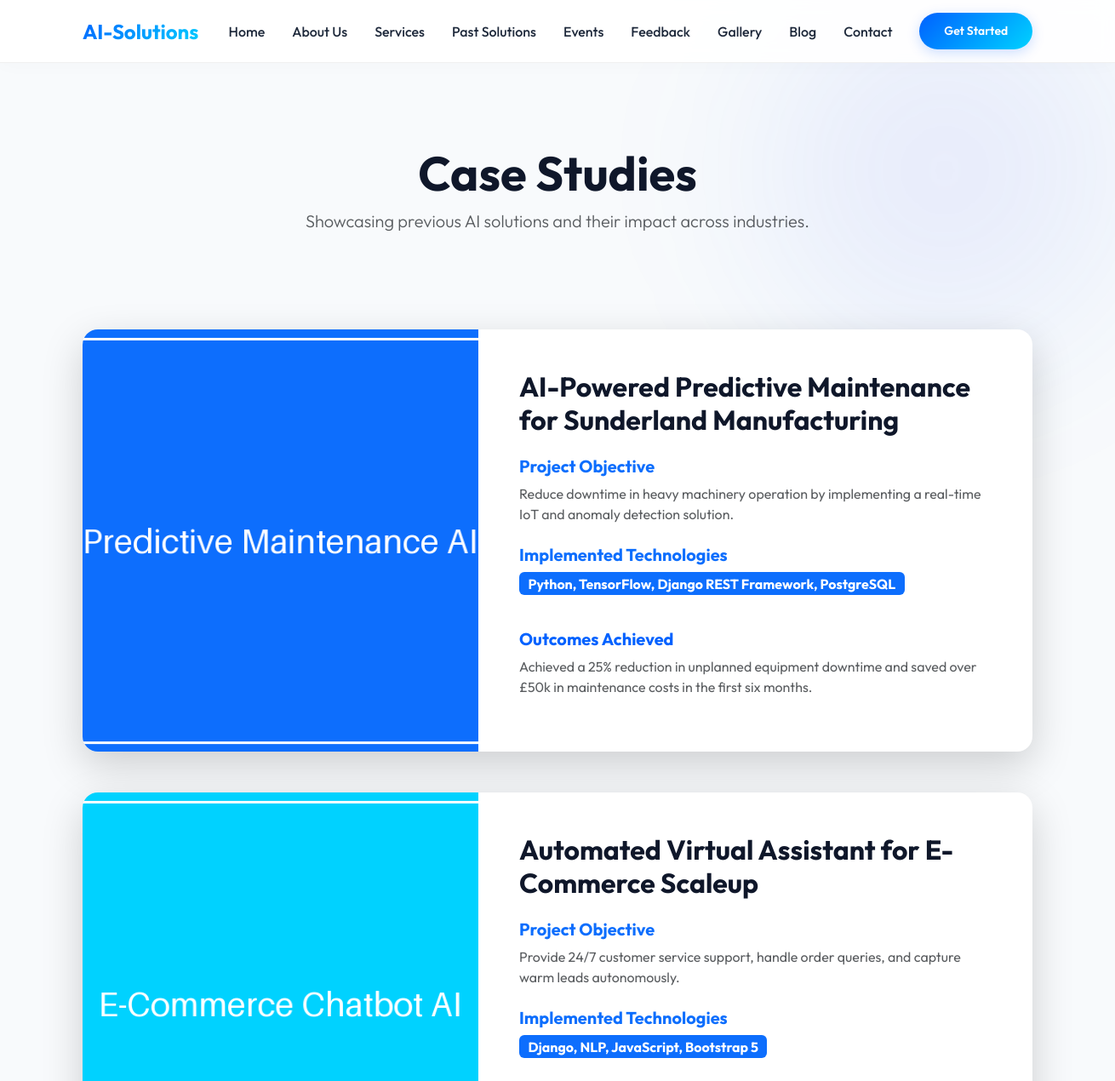
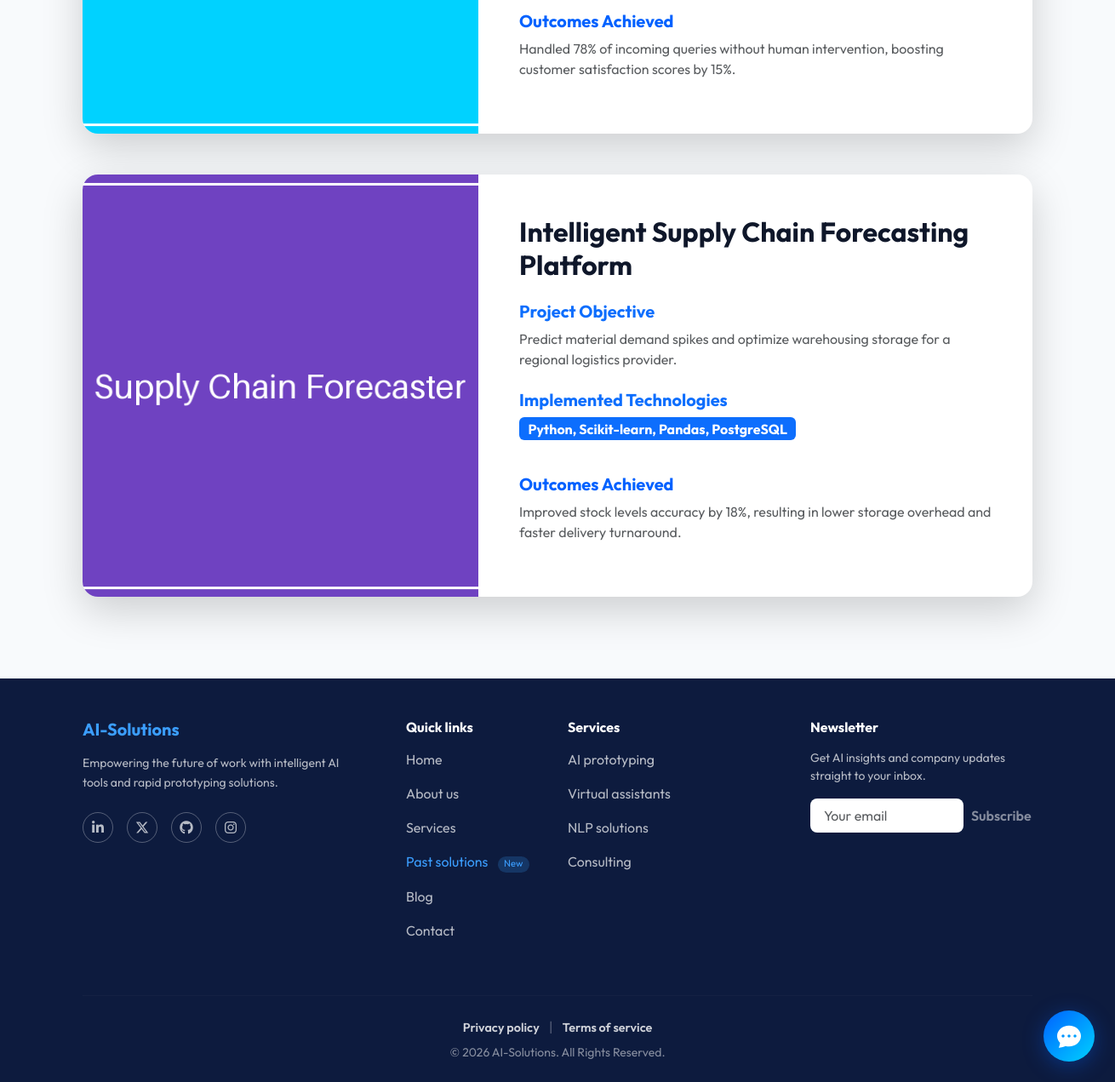
/case-studies/, run on the app's committed database (2 pictures, top to bottom).
### core/models.py (models this page shows, shortened)
class CaseStudy(models.Model):
    title = models.CharField(max_length=255)
    objective = models.TextField()
    technologies_used = models.CharField(max_length=255)
    outcomes = models.TextField()
    image = models.ImageField(upload_to='case_studies/', blank=True, null=True)
    created_at = models.DateTimeField(auto_now_add=True)

### core/views.py (the view)
# urls.py: path('case-studies/', views.CaseStudyListView.as_view(), name='case_studies'),
class CaseStudyListView(ListView):
    model = CaseStudy
    template_name = 'core/case_studies.html'
    context_object_name = 'case_studies'

### templates/core/case_studies.html (shortened to what this page needs)
{% extends 'base.html' %}
{% block content %}
<div class="row mb-5 py-5 text-center">
    <div class="col-12">
        <h1 class="display-4 fw-bold">Case Studies</h1>
        <p class="lead text-muted">Showcasing previous AI solutions and their impact across industries.</p>
    </div>
</div>
<div class="row">
    {% if case_studies %}
        {% for cs in case_studies %}
        <div class="col-lg-12 mb-5">
            <div class="glass-card shadow-lg p-0 border-0 overflow-hidden">
                <div class="row g-0">
                    <div class="col-md-5">
                        {% if cs.image %}
                        <img src="{{ cs.image.url }}" class="img-fluid w-100 h-100" style="object-fit: cover;" alt="{{ cs.title }}">
                        {% else %}
                        <div class="bg-secondary w-100 h-100 d-flex align-items-center justify-content-center">
                            <span class="display-1">📁</span>
                        </div>
                        {% endif %}
                    </div>
                    <div class="col-md-7 p-5">
                        <h2 class="fw-bold mb-4">{{ cs.title }}</h2>
                        <div class="mb-4">
                            <h5 class="text-primary fw-bold">Project Objective</h5>
                            <p class="text-muted">{{ cs.objective }}</p>
                        </div>
                        <div class="mb-4">
                            <h5 class="text-primary fw-bold">Implemented Technologies</h5>
                            <p class="badge bg-primary fs-6 me-2">{{ cs.technologies_used }}</p>
                        </div>
                        <div class="mb-0">
                            <h5 class="text-accent fw-bold">Outcomes Achieved</h5>
                            <p class="text-muted">{{ cs.outcomes }}</p>
                        </div>
                    </div>
                </div>
            </div>
        </div>
        {% endfor %}
    {% endif %}
</div>
{% endblock %}

### templates/base.html (shortened to what this page needs)
<!DOCTYPE html>
<html lang="en">
<head>
    <link href="https://cdn.jsdelivr.net/npm/bootstrap@5.3.0/dist/css/bootstrap.min.css" rel="stylesheet">
    <link rel="stylesheet" href="https://cdn.jsdelivr.net/npm/bootstrap-icons@1.11.3/font/bootstrap-icons.min.css">
    <link rel="stylesheet" href="https://cdnjs.cloudflare.com/ajax/libs/font-awesome/6.5.0/css/all.min.css">
</head>
<body>
    <div class="hero-glow"></div>
    <nav class="navbar navbar-expand-lg premium-nav sticky-top">
        <div class="container">
            <a class="navbar-brand" href="{% url 'home' %}">AI-Solutions</a>
            <div class="custom-nav-menu" id="nav-menu">
                <ul class="navbar-nav ms-auto align-items-center custom-nav-list">
                    <li class="nav-item"><a class="nav-link {% if request.resolver_match.url_name == 'home' %}active{% endif %}" href="{% url 'home' %}">Home</a></li>
                    <li class="nav-item"><a class="nav-link {% if request.resolver_match.url_name == 'about' %}active{% endif %}" href="{% url 'about' %}">About Us</a></li>
                    <li class="nav-item"><a class="nav-link {% if request.resolver_match.url_name == 'services' %}active{% endif %}" href="{% url 'services' %}">Services</a></li>
                    <li class="nav-item"><a class="nav-link {% if request.resolver_match.url_name == 'past_solutions' %}active{% endif %}" href="{% url 'past_solutions' %}">Past Solutions</a></li>
                    <li class="nav-item"><a class="nav-link {% if request.resolver_match.url_name == 'events' %}active{% endif %}" href="{% url 'events' %}">Events</a></li>
                    <li class="nav-item"><a class="nav-link {% if request.resolver_match.url_name == 'feedback' %}active{% endif %}" href="{% url 'feedback' %}">Feedback</a></li>
                    <li class="nav-item"><a class="nav-link {% if request.resolver_match.url_name == 'gallery' %}active{% endif %}" href="{% url 'gallery' %}">Gallery</a></li>
                    <li class="nav-item"><a class="nav-link {% if request.resolver_match.url_name == 'blog' %}active{% endif %}" href="{% url 'blog' %}">Blog</a></li>
                    <li class="nav-item me-2"><a class="nav-link {% if request.resolver_match.url_name == 'contact' %}active{% endif %}" href="{% url 'contact' %}">Contact</a></li>
                    {% if user.is_authenticated %}
                    <li class="nav-item"><a class="nav-link btn btn-sm btn-outline-primary px-3 py-1 me-2" href="{% url 'dashboard' %}">Dashboard</a></li>
                    <li class="nav-item"><a class="nav-link text-danger fw-bold" href="{% url 'dashboard_logout' %}">Logout</a></li>
                    {% else %}
                    <li class="nav-item"><a class="btn btn-premium btn-sm ms-2" href="{% url 'contact' %}">Get Started</a></li>
                    {% endif %}
                </ul>
            </div>
        </div>
    </nav>
    <main class="container mt-5">
        {% block content %}{% endblock %}
    </main>
    <footer class="pt-5 pb-4 mt-5 border-0" style="background: #0d1b3e; color: #f8fafc;">
        <div class="container">
            <div class="row g-4 mb-5">
                <div class="col-lg-4 col-md-6 text-center text-md-start">
                    <h5 class="fw-bold mb-3" style="color: #3b9eff;">AI-Solutions</h5>
                    <p class="small mb-4 col-md-11" style="line-height: 1.6; color: rgba(255,255,255,0.7);">
                        Empowering the future of work with intelligent AI tools and rapid prototyping solutions.
                    </p>
                    <div class="d-flex gap-3 justify-content-center justify-content-md-start">
                        <a href="https://www.linkedin.com" target="_blank" rel="noopener noreferrer" class="rounded-circle d-flex align-items-center justify-content-center p-0" style="width: 36px; height: 36px; border: 1px solid rgba(255,255,255,0.3); color: rgba(255,255,255,0.7); text-decoration: none;" aria-label="LinkedIn">
                            <i class="fab fa-linkedin-in"></i>
                        </a>
                        <a href="https://x.com" target="_blank" rel="noopener noreferrer" class="rounded-circle d-flex align-items-center justify-content-center p-0" style="width: 36px; height: 36px; border: 1px solid rgba(255,255,255,0.3); color: rgba(255,255,255,0.7); text-decoration: none;" aria-label="X (Twitter)">
                            <i class="fab fa-x-twitter"></i>
                        </a>
                        <a href="https://github.com" target="_blank" rel="noopener noreferrer" class="rounded-circle d-flex align-items-center justify-content-center p-0" style="width: 36px; height: 36px; border: 1px solid rgba(255,255,255,0.3); color: rgba(255,255,255,0.7); text-decoration: none;" aria-label="GitHub">
                            <i class="fab fa-github"></i>
                        </a>
                        <a href="https://www.instagram.com" target="_blank" rel="noopener noreferrer" class="rounded-circle d-flex align-items-center justify-content-center p-0" style="width: 36px; height: 36px; border: 1px solid rgba(255,255,255,0.3); color: rgba(255,255,255,0.7); text-decoration: none;" aria-label="Instagram">
                            <i class="fab fa-instagram"></i>
                        </a>
                    </div>
                </div>
                <div class="col-lg-2 col-md-6 col-6">
                    <h6 class="fw-bold mb-3 text-white">Quick links</h6>
                    <ul class="list-unstyled mb-0">
                        <li class="mb-3"><a href="{% url 'home' %}" class="text-decoration-none" style="color: rgba(255,255,255,0.7);">Home</a></li>
                        <li class="mb-3"><a href="{% url 'about' %}" class="text-decoration-none" style="color: rgba(255,255,255,0.7);">About us</a></li>
                        <li class="mb-3"><a href="{% url 'services' %}" class="text-decoration-none" style="color: rgba(255,255,255,0.7);">Services</a></li>
                        <li class="mb-3">
                            <a href="{% url 'past_solutions' %}" class="text-decoration-none" style="color: #3b9eff;">Past solutions</a>
                            <span class="badge rounded-pill ms-2" style="background: rgba(59,158,255,0.2); color: #3b9eff; font-weight: normal; font-size: 0.7rem;">New</span>
                        </li>
                        <li class="mb-3"><a href="{% url 'blog' %}" class="text-decoration-none" style="color: rgba(255,255,255,0.7);">Blog</a></li>
                        <li class="mb-3"><a href="{% url 'contact' %}" class="text-decoration-none" style="color: rgba(255,255,255,0.7);">Contact</a></li>
                    </ul>
                </div>
                <div class="col-lg-3 col-md-6 col-6">
                    <h6 class="fw-bold mb-3 text-white">Services</h6>
                    <ul class="list-unstyled mb-0">
                        <li class="mb-3"><a href="{% url 'services' %}" class="text-decoration-none" style="color: rgba(255,255,255,0.7);">AI prototyping</a></li>
                        <li class="mb-3"><a href="{% url 'services' %}" class="text-decoration-none" style="color: rgba(255,255,255,0.7);">Virtual assistants</a></li>
                        <li class="mb-3"><a href="{% url 'services' %}" class="text-decoration-none" style="color: rgba(255,255,255,0.7);">NLP solutions</a></li>
                        <li class="mb-3"><a href="{% url 'services' %}" class="text-decoration-none" style="color: rgba(255,255,255,0.7);">Consulting</a></li>
                    </ul>
                </div>
                <div class="col-lg-3 col-md-6">
                    <h6 class="fw-bold mb-3 text-white">Newsletter</h6>
                    <p class="small mb-3" style="color: rgba(255,255,255,0.7);">
                        Get AI insights and company updates straight to your inbox.
                    </p>
                    <form id="newsletter-form" class="mt-2" novalidate>
                        <div class="d-flex align-items-center gap-2">
                            <input type="email" id="newsletter-email" class="form-control border-0 px-3 py-2" style="border-radius: 8px; max-width: 180px;" placeholder="Your email" required>
                            <button class="btn btn-link text-decoration-none p-0 fw-semibold" style="color: rgba(255,255,255,0.5);" type="submit">Subscribe</button>
                        </div>
                    </form>
                </div>
            </div>
            <hr class="my-4" style="border-color: rgba(255,255,255,0.1);">
            <div class="row">
                <div class="col-12 text-center">
                    <div class="mb-2">
                        <a href="{% url 'privacy_policy' %}" class="text-decoration-none fw-semibold" style="color: rgba(255,255,255,0.8); font-size: 0.9rem;">Privacy policy</a>
                        <span class="mx-2" style="color: rgba(255,255,255,0.3);">|</span>
                        <a href="{% url 'terms_of_service' %}" class="text-decoration-none fw-semibold" style="color: rgba(255,255,255,0.8); font-size: 0.9rem;">Terms of service</a>
                    </div>
                    <p class="mb-0 small" style="color: rgba(255,255,255,0.5);">&copy; 2026 AI-Solutions. All Rights Reserved.</p>
                </div>
            </div>
        </div>
    </footer>
    <div id="chatbot-widget">
        <div class="chatbot-btn" onclick="toggleChat()">
        </div>
    </div>
</body>
</html>

### templates/base.html (style rules this page uses)
:root { --primary-color: #0061FF; --primary-gradient: linear-gradient(135deg, #0061FF 0%, #00d2ff 100%); --bg-color: #f8fafc; --card-bg: #ffffff; --text-main: #1e293b; --text-heading: #0f172a; --text-muted: #64748b; --border-color: rgba(0, 0, 0, 0.06); }
body { font-family: 'Outfit', sans-serif; background-color: var(--bg-color); color: var(--text-main); overflow-x: hidden; -webkit-font-smoothing: antialiased; }
.hero-glow { position: absolute; width: 600px; height: 600px; background: radial-gradient(circle, rgba(99, 102, 241, 0.12) 0%, rgba(0, 97, 255, 0.04) 50%, transparent 70%); z-index: -1; top: -100px; right: -100px; filter: blur(80px); pointer-events: none; }
.premium-nav { background: rgba(255, 255, 255, 0.9); backdrop-filter: blur(10px); border-bottom: 1px solid var(--border-color); padding: 0.85rem 0; box-shadow: 0 4px 20px rgba(0, 0, 0, 0.02); }
.navbar-brand { font-weight: 700; font-size: 1.5rem; background: var(--primary-gradient); -webkit-background-clip: text; -webkit-text-fill-color: transparent; }
.nav-link { color: var(--text-main) !important; font-weight: 500; transition: color 0.25s ease, border-color 0.25s ease; padding: 0.5rem 1rem 0.35rem 1rem !important; border-bottom: 2px solid transparent; }
.glass-card { background: var(--card-bg); border: 1px solid var(--border-color); border-radius: 18px; padding: 2.2rem; box-shadow: 0 10px 30px rgba(0, 0, 0, 0.02); transition: transform 0.3s cubic-bezier(0.16, 1, 0.3, 1), box-shadow 0.3s ease, border-color 0.3s ease; }
.btn-premium { background: var(--primary-gradient); border: none; color: white !important; padding: 0.7rem 1.8rem; border-radius: 50px; font-weight: 600; transition: transform 0.2s ease, box-shadow 0.2s ease; box-shadow: 0 4px 15px rgba(0, 97, 255, 0.2); }
footer { border-top: 1px solid var(--border-color); padding: 3rem 0; margin-top: 5rem; background: #ffffff; }
#chatbot-widget { position: fixed; bottom: 24px; right: 24px; z-index: 1050; }
.chatbot-btn { width: 60px; height: 60px; border-radius: 50%; background: var(--primary-gradient); display: flex; align-items: center; justify-content: center; box-shadow: 0 5px 25px rgba(0, 97, 255, 0.35); cursor: pointer; transition: transform 0.3s cubic-bezier(0.175, 0.885, 0.32, 1.275); }
h1, h2, h3, h4, h5, h6 { color: var(--text-heading); font-weight: 700; }
.text-accent { color: var(--primary-color) !important; }
.custom-nav-menu { display: flex; flex-grow: 1; align-items: center; }

### data on the page
CaseStudy: image (picture), title "AI-Powered Predictive Maintenance for Sunderland Manufacturing", objective "Reduce downtime in heavy machinery operation by implementing a real-time IoT and anomaly detection solution.", technologies_used "Python, TensorFlow, Django REST Framework, PostgreSQL", outcomes "Achieved a 25% reduction in unplanned equipment downtime and saved over £50k in maintenance costs in the first six months."
CaseStudy: image (picture), title "Automated Virtual Assistant for E-Commerce Scaleup", objective "Provide 24/7 customer service support, handle order queries, and capture warm leads autonomously.", technologies_used "Django, NLP, JavaScript, Bootstrap 5", outcomes "Handled 78% of incoming queries without human intervention, boosting customer satisfaction scores by 15%."
CaseStudy: image (picture), title "Intelligent Supply Chain Forecasting Platform", objective "Predict material demand spikes and optimize warehousing storage for a regional logistics provider.", technologies_used "Python, Scikit-learn, Pandas, PostgreSQL", outcomes "Improved stock levels accuracy by 18%, resulting in lower storage overhead and faster delivery turnaround."
